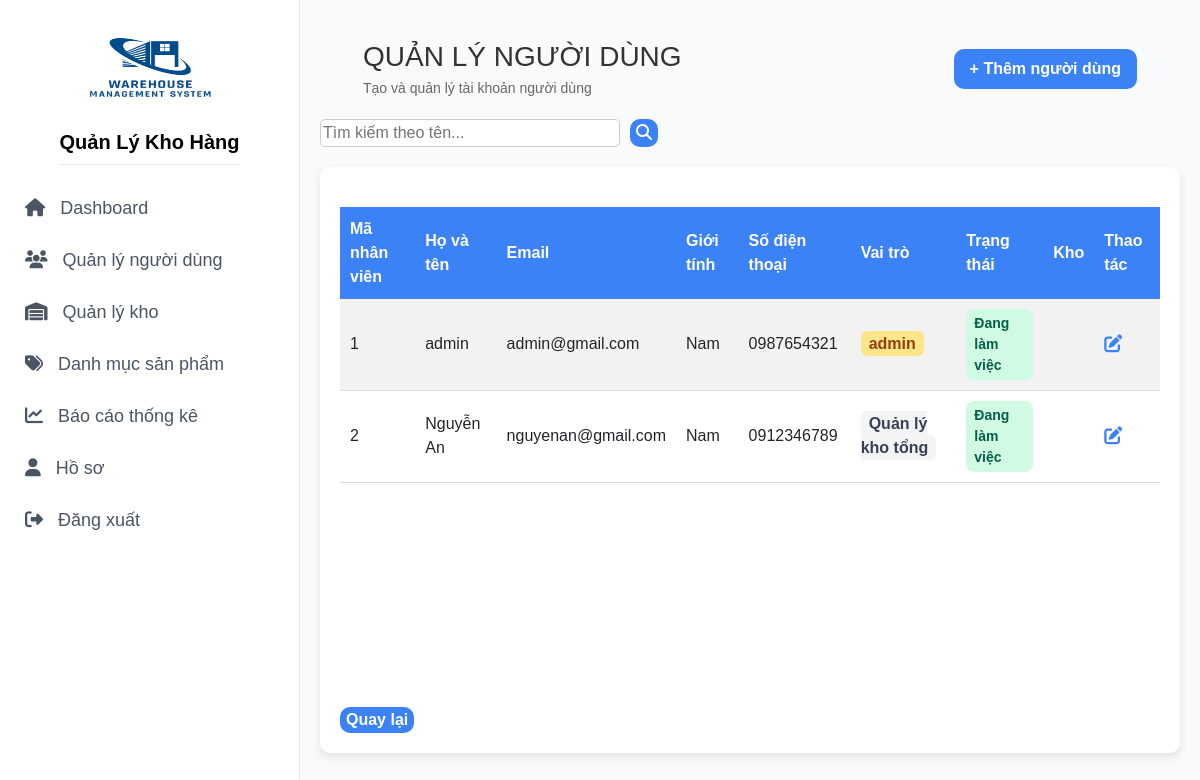
The app's page /view/page/manage/index.php?page=users (signed in) with its own data.
### tables this page shows
CREATE TABLE `users` (
  `user_id` int(11) NOT NULL,
  `fullname` varchar(50) NOT NULL,
  `email` varchar(50) DEFAULT NULL,
  `gender` tinyint(4) DEFAULT NULL,
  `phone` varchar(20) DEFAULT NULL,
  `password` varchar(255) NOT NULL,
  `status` int(11) DEFAULT NULL,
  `role_id` int(11) DEFAULT NULL,
  `warehouse_id` int(11) DEFAULT NULL
);

CREATE TABLE `roles` (
  `role_id` int(11) NOT NULL,
  `role_name` varchar(50) NOT NULL,
  `description` text DEFAULT NULL
);

### model/mUsers.php (called while the page is built, shortened)
<?php
class MUsers {
    public function SelectAllUsers() {
    $p = new clsKetNoi();
    $con = $p->moKetNoi();
    if ($con) {
        $str = "SELECT u.*, r.role_name
                FROM users u
                LEFT JOIN roles r ON u.role_id = r.role_id";
        $tblSP = $con->query($str);
        return $tblSP;
    }
    return false;
}
}
?>

### controller/cUsers.php (called while the page is built, shortened)
<?php
include_once(__DIR__ . "/../model/mUsers.php");
class CUsers {
    public function getAllUsers() {
        $p = new MUsers();
        $tblSP = $p->SelectAllUsers();
        return ($tblSP->num_rows > 0) ? $tblSP : 0;
    }
}
?>

### view/page/manage/users/index.php (the view, shortened to what this page needs)
<body>
    <div style="width: 90%; max-width: 1400px; margin: 20px auto; display:flex; justify-content: space-between; align-items: center;">
    <div>
        <h3 style="color:#333; margin:0;">QUẢN LÝ NGƯỜI DÙNG</h3>
        <p style="margin: 4px 0 0; color:#666; font-size:14px;">
            Tạo và quản lý tài khoản người dùng
        </p>
    </div>
    <button style="background-color: #3b82f6; border-radius: 10px; padding:8px 16px; border:none;">
        <a href="index.php?page=users/createUsers" style="color:white; text-decoration:none;">+ Thêm người dùng</a>
    </button>
</div>
            <form action="" method="post" name="frmSearch">
                <div class="qlnl-search" style="display: flex;">
                    <input name="txtTK" placeholder="Tìm kiếm theo tên..." type="text"
                        value="<?php echo isset($_POST['txtTK']) ? $_POST['txtTK'] : ''; ?>" />
                    <button name="btnTK" type="submit" style="background: #3b82f6; color: white;">
                        <i class="fas fa-search"></i>
                    </button>
                </div>
            </form>
    <div class="container qlnl ">
        <div style ="overflow: auto; height: 500px;">
        <?php
            include("../../../controller/cUsers.php");
            $p = new CUsers();
            if (isset($_POST['btnTK']) && !empty($_POST['txtTK'])) {
                $tblNV = $p->getAllNVbyName($_POST['txtTK']);
            } else {
                $tblNV = $p->getAllUsers();
            }
            if ($tblNV && $tblNV->num_rows > 0) {
                echo '<table>';
                echo "
                    <thead style ='display: fixed; position: sticky; top: 0; z-index: 2'>
                        <tr>
                            <th>Mã nhân viên</th>
                            <th>Họ và tên</th>
                            <th>Email</th>
                            <th>Giới tính</th>
                            <th>Số điện thoại</th>
                            <th>Vai trò</th>
                            <th>Trạng thái</th>
                            <th>Kho</th>
                            <th>Thao tác</th>
                        </tr>
                    </thead>
                ";
                while ($r = $tblNV->fetch_assoc()) {
    $statusClass = $r['status'] == 1
        ? 'status-working'
        : 'status-left';
    $statusText = $r['status'] == 1
        ? 'Đang làm việc'
        : 'Nghỉ việc';
    $roleName = trim(mb_strtolower($r['role_name'], 'UTF-8'));
    $roleClass = '';
    switch ($roleName) {
        case 'admin':
            $roleClass = 'role-admin';
            break;
        default:
            $roleClass = 'role-staff';
            break;
    }
    echo "
    <tr>
        <td>{$r['user_id']}</td>
        <td>{$r['fullname']}</td>
        <td>{$r['email']}</td>
        <td>" . (($r['gender'] == 1) ? 'Nam' : 'Nữ') . "</td>
        <td>{$r['phone']}</td>
        <td><span class='role-badge $roleClass'>{$r['role_name']}</span></td>
        <td><span class='$statusClass'>$statusText</span></td>
        <td>{$r['warehouse_id']}</td>
        <td><a href='index.php?page=users//updateUsers&id={$r['user_id']}'><i class='fas fa-edit'></i></a></td>
    </tr>";
}
                echo '</table>';
            } else {
                echo "<p>Không có nhân viên nào.</p>";
            }
        ?>
        </div>
        <div class="col-md-4" style="padding-top: 20px;">
            <button>
                <a href="index.php?page=quanly" style="text-decoration: none; color: inherit;">Quay lại</a>
            </button>
        </div>
    </div>
    </div>
</body>

### view/page/manage/index.php (shortened to what this page needs)
<!DOCTYPE html>
<html lang="vi">
<head>
<link rel="stylesheet" href="https://cdn.jsdelivr.net/npm/bootstrap@5.3.2/dist/css/bootstrap.min.css">
<link rel="stylesheet" href="https://cdnjs.cloudflare.com/ajax/libs/font-awesome/6.5.1/css/all.min.css">
</head>
<body>
<div class="container-flex">
    <?php include('../../layout/sidebar.php'); ?>
    <div class="main-content">
        <div class="content">
            <?php
            if (isset($_GET['page'])) {
                $page = $_GET['page'];
                $path = $page;
                if (is_dir($path) && file_exists($path . "/index.php")) {
                    include($path . "/index.php");
                }
                elseif (file_exists($path . ".php")) {
                    include($path . ".php");
                }
                else {
                    echo "<h3>Trang không tồn tại!</h3>";
                }
            } else {
                include("dashboard/index.php");
            }
            ?>
</body>
</html>

### view/layout/sidebar.php (shortened to what this page needs)
<?php
$users = $_SESSION["login"];
?>
<link rel="stylesheet" href="https://cdnjs.cloudflare.com/ajax/libs/font-awesome/6.5.0/css/all.min.css">
<div class="sidebar">
  <div style="display:flex; flex-direction:column; align-items:center; margin-bottom:20px;">
    <img src="../../../img/logo1.png" alt="Logo" width="200" height="100">
    <h2 style="margin:0;"><b>Quản Lý Kho Hàng</b></h2>
  </div>
  <a href="index.php?page=dashboard"><i class="fas fa-home"></i> Dashboard</a>
  <?php if (!empty($users['role_id']) && $users['role_id'] == 1): ?>
    <a href="index.php?page=users"><i class="fas fa-users"></i> Quản lý người dùng</a>
    <a href="index.php?page=warehouse"><i class="fas fa-warehouse"></i> Quản lý kho</a>
    <a href="index.php?page=products"><i class="fas fa-tags"></i> Danh mục sản phẩm</a>
    <a href="index.php?page=report"><i class="fas fa-chart-line"></i> Báo cáo thống kê</a>
  <?php endif; ?>
  <a href="index.php?page=hoso"><i class="fas fa-user"></i> Hồ sơ</a>
  <a href="../logout/index.php"><i class="fas fa-sign-out-alt"></i> Đăng xuất</a>
</div>

### view/page/manage/index.php (style rules this page uses)
body, html { margin:0; padding:0; height:100%; font-family: Arial, sans-serif; }
.container-flex { display:flex; height:100vh; }
.main-content { display:flex; flex-direction:column; flex:1; }
.content { padding:20px; flex:1; overflow-y:auto; background-color:#f9fafb; }

### view/layout/sidebar.php (style rules this page uses)
.sidebar { width: 300px; background-color: #ffffff; color: black; min-height: 100vh; padding: 20px 10px; font-family: Arial, sans-serif; border-right: 1px solid #e5e7eb; }
.sidebar h2 { font-size: 20px; margin-bottom: 20px; border-bottom: 1px solid #e5e7eb; padding-bottom: 10px; padding-top: 10px; }
.sidebar a { display: block; padding: 10px 15px; color: #4b5563; font-size: 18px; text-decoration: none; border-radius: 6px; margin-bottom: 5px; transition: 0.2s; }
.sidebar a i { margin-right: 10px; }

### view/page/manage/users/index.php (style rules this page uses)
body { font-family: Arial, sans-serif; background-color: #f9f9f9; margin: 0; padding: 0; }
.container.qlnl { width: 100%; max-width: 1400px; margin: 20px auto; background: #ffffff; border-radius: 10px; box-shadow: 0 4px 8px rgba(0, 0, 0, 0.1); padding: 20px; }
button { border: none; border-radius: 10px; cursor: pointer; background-color: #3b82f6; color: white; font-weight: bold; transition: background-color 0.3s ease; }
button a { text-decoration: none; color: white; }
.qlnl-search input { border: 1px solid #ccc; border-radius: 5px; outline: none; width: 300px; margin-right: 10px; }
table { width: 100%; border-collapse: collapse; margin-top: 20px; }
thead { background-color: #3b82f6; color: white; font-size: 16px; text-align: left; }
thead th { padding: 10px; position: sticky; top: 0; z-index: 10; }
tbody tr:nth-child(odd) { background-color: #f2f2f2; }
tbody tr:nth-child(even) { background-color: #ffffff; }
tbody td { padding: 10px; border-bottom: 1px solid #ddd; }
.role-admin { background: #fde68a; color: #92400e; padding: 4px 8px; border-radius: 6px; font-weight: 600; }
.role-staff { background: #f3f4f6; color: #374151; padding: 4px 8px; border-radius: 6px; font-weight: 600; }
.status-working { background-color: #d1fae5; color: #065f46; padding: 4px 8px; border-radius: 8px; font-size: 14px; font-weight: 600; display: inline-block; }
td a { color: #3b82f6; text-decoration: none; font-size: 18px; }

### records on screen
users: user_id "1", fullname "admin", email "admin@gmail.com", gender "Nam", phone "0987654321", role.role_name "admin", status "Đang làm việc"
users: user_id "2", fullname "Nguyễn An", email "nguyenan@gmail.com", gender "Nam", phone "0912346789", role.role_name "Quản lý kho tổng", status "Đang làm việc"
